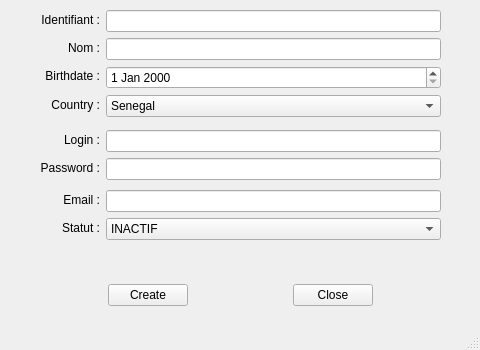
<?xml version="1.0" encoding="UTF-8"?>
<ui version="4.0">
 <class>UIAddClient</class>
 <widget class="QMainWindow" name="UIAddClient">
  <property name="geometry">
   <rect>
    <x>0</x>
    <y>0</y>
    <width>480</width>
    <height>350</height>
   </rect>
  </property>
  <property name="minimumSize">
   <size>
    <width>480</width>
    <height>350</height>
   </size>
  </property>
  <property name="maximumSize">
   <size>
    <width>480</width>
    <height>350</height>
   </size>
  </property>
  <property name="windowTitle">
   <string>Gestion des utilisateurs - Admin : </string>
  </property>
  <widget class="QWidget" name="centralwidget">
   <widget class="QWidget" name="formLayoutWidget">
    <property name="geometry">
     <rect>
      <x>40</x>
      <y>10</y>
      <width>401</width>
      <height>117</height>
     </rect>
    </property>
    <layout class="QFormLayout" name="formLayout">
     <item row="0" column="0">
      <widget class="QLabel" name="labelId">
       <property name="minimumSize">
        <size>
         <width>60</width>
         <height>20</height>
        </size>
       </property>
       <property name="maximumSize">
        <size>
         <width>60</width>
         <height>20</height>
        </size>
       </property>
       <property name="text">
        <string>Identifiant :</string>
       </property>
       <property name="alignment">
        <set>Qt::AlignmentFlag::AlignRight|Qt::AlignmentFlag::AlignTrailing|Qt::AlignmentFlag::AlignVCenter</set>
       </property>
      </widget>
     </item>
     <item row="0" column="1">
      <widget class="QLineEdit" name="lineEditIdentifiant"/>
     </item>
     <item row="1" column="0">
      <widget class="QLabel" name="labelNom">
       <property name="minimumSize">
        <size>
         <width>60</width>
         <height>20</height>
        </size>
       </property>
       <property name="maximumSize">
        <size>
         <width>60</width>
         <height>20</height>
        </size>
       </property>
       <property name="text">
        <string>Nom :</string>
       </property>
       <property name="alignment">
        <set>Qt::AlignmentFlag::AlignRight|Qt::AlignmentFlag::AlignTrailing|Qt::AlignmentFlag::AlignVCenter</set>
       </property>
      </widget>
     </item>
     <item row="1" column="1">
      <widget class="QLineEdit" name="lineEditNom"/>
     </item>
     <item row="2" column="0">
      <widget class="QLabel" name="labelBirthdate">
       <property name="minimumSize">
        <size>
         <width>60</width>
         <height>20</height>
        </size>
       </property>
       <property name="maximumSize">
        <size>
         <width>60</width>
         <height>20</height>
        </size>
       </property>
       <property name="text">
        <string>Birthdate :</string>
       </property>
       <property name="alignment">
        <set>Qt::AlignmentFlag::AlignRight|Qt::AlignmentFlag::AlignTrailing|Qt::AlignmentFlag::AlignVCenter</set>
       </property>
      </widget>
     </item>
     <item row="2" column="1">
      <widget class="QDateEdit" name="dateEditBirthdate"/>
     </item>
     <item row="3" column="0">
      <widget class="QLabel" name="labelCountry">
       <property name="minimumSize">
        <size>
         <width>60</width>
         <height>20</height>
        </size>
       </property>
       <property name="maximumSize">
        <size>
         <width>60</width>
         <height>20</height>
        </size>
       </property>
       <property name="text">
        <string>Country :</string>
       </property>
       <property name="alignment">
        <set>Qt::AlignmentFlag::AlignRight|Qt::AlignmentFlag::AlignTrailing|Qt::AlignmentFlag::AlignVCenter</set>
       </property>
      </widget>
     </item>
     <item row="3" column="1">
      <widget class="QComboBox" name="comboBoxCountry">
       <item>
        <property name="text">
         <string>Senegal</string>
        </property>
       </item>
       <item>
        <property name="text">
         <string>Mali</string>
        </property>
       </item>
       <item>
        <property name="text">
         <string>Ivoiry Coast</string>
        </property>
       </item>
       <item>
        <property name="text">
         <string>Benin</string>
        </property>
       </item>
       <item>
        <property name="text">
         <string>South Africa</string>
        </property>
       </item>
       <item>
        <property name="text">
         <string>Morocco</string>
        </property>
       </item>
       <item>
        <property name="text">
         <string>Niger</string>
        </property>
       </item>
      </widget>
     </item>
    </layout>
   </widget>
   <widget class="QWidget" name="gridLayoutWidget">
    <property name="geometry">
     <rect>
      <x>10</x>
      <y>280</y>
      <width>461</width>
      <height>31</height>
     </rect>
    </property>
    <layout class="QGridLayout" name="gridLayout">
     <item row="0" column="1">
      <widget class="QPushButton" name="pushButtonCreate">
       <property name="text">
        <string>Create</string>
       </property>
      </widget>
     </item>
     <item row="0" column="3">
      <widget class="QPushButton" name="pushButtonClose">
       <property name="text">
        <string>Close</string>
       </property>
      </widget>
     </item>
     <item row="0" column="0">
      <spacer name="horizontalSpacer">
       <property name="orientation">
        <enum>Qt::Orientation::Horizontal</enum>
       </property>
       <property name="sizeHint" stdset="0">
        <size>
         <width>40</width>
         <height>20</height>
        </size>
       </property>
      </spacer>
     </item>
     <item row="0" column="4">
      <spacer name="horizontalSpacerRight">
       <property name="orientation">
        <enum>Qt::Orientation::Horizontal</enum>
       </property>
       <property name="sizeHint" stdset="0">
        <size>
         <width>40</width>
         <height>20</height>
        </size>
       </property>
      </spacer>
     </item>
     <item row="0" column="2">
      <spacer name="horizontalSpacer_2">
       <property name="orientation">
        <enum>Qt::Orientation::Horizontal</enum>
       </property>
       <property name="sizeHint" stdset="0">
        <size>
         <width>40</width>
         <height>20</height>
        </size>
       </property>
      </spacer>
     </item>
    </layout>
   </widget>
   <widget class="QWidget" name="formLayoutWidget_2">
    <property name="geometry">
     <rect>
      <x>40</x>
      <y>130</y>
      <width>401</width>
      <height>56</height>
     </rect>
    </property>
    <layout class="QFormLayout" name="formLayout_credentials">
     <item row="0" column="0">
      <widget class="QLabel" name="labelLogin">
       <property name="minimumSize">
        <size>
         <width>60</width>
         <height>20</height>
        </size>
       </property>
       <property name="maximumSize">
        <size>
         <width>60</width>
         <height>20</height>
        </size>
       </property>
       <property name="text">
        <string>Login :</string>
       </property>
       <property name="alignment">
        <set>Qt::AlignmentFlag::AlignRight|Qt::AlignmentFlag::AlignTrailing|Qt::AlignmentFlag::AlignVCenter</set>
       </property>
      </widget>
     </item>
     <item row="0" column="1">
      <widget class="QLineEdit" name="lineEditLogin"/>
     </item>
     <item row="1" column="0">
      <widget class="QLabel" name="labelPassword">
       <property name="minimumSize">
        <size>
         <width>60</width>
         <height>20</height>
        </size>
       </property>
       <property name="maximumSize">
        <size>
         <width>60</width>
         <height>20</height>
        </size>
       </property>
       <property name="text">
        <string>Password :</string>
       </property>
       <property name="alignment">
        <set>Qt::AlignmentFlag::AlignRight|Qt::AlignmentFlag::AlignTrailing|Qt::AlignmentFlag::AlignVCenter</set>
       </property>
      </widget>
     </item>
     <item row="1" column="1">
      <widget class="QLineEdit" name="lineEditPassword">
       <property name="echoMode">
        <enum>QLineEdit::EchoMode::Password</enum>
       </property>
      </widget>
     </item>
    </layout>
   </widget>
   <widget class="QWidget" name="formLayoutWidget_3">
    <property name="geometry">
     <rect>
      <x>40</x>
      <y>190</y>
      <width>401</width>
      <height>86</height>
     </rect>
    </property>
    <layout class="QFormLayout" name="formLayout_2">
     <item row="0" column="0">
      <widget class="QLabel" name="labelEmail">
       <property name="minimumSize">
        <size>
         <width>60</width>
         <height>20</height>
        </size>
       </property>
       <property name="maximumSize">
        <size>
         <width>60</width>
         <height>20</height>
        </size>
       </property>
       <property name="text">
        <string>Email :</string>
       </property>
       <property name="alignment">
        <set>Qt::AlignmentFlag::AlignRight|Qt::AlignmentFlag::AlignTrailing|Qt::AlignmentFlag::AlignVCenter</set>
       </property>
      </widget>
     </item>
     <item row="0" column="1">
      <widget class="QLineEdit" name="lineEditEmail"/>
     </item>
     <item row="1" column="0">
      <widget class="QLabel" name="labelSatut">
       <property name="minimumSize">
        <size>
         <width>60</width>
         <height>20</height>
        </size>
       </property>
       <property name="maximumSize">
        <size>
         <width>60</width>
         <height>20</height>
        </size>
       </property>
       <property name="text">
        <string>Statut :</string>
       </property>
       <property name="alignment">
        <set>Qt::AlignmentFlag::AlignRight|Qt::AlignmentFlag::AlignTrailing|Qt::AlignmentFlag::AlignVCenter</set>
       </property>
      </widget>
     </item>
     <item row="1" column="1">
      <widget class="QComboBox" name="comboBoxStatut">
       <item>
        <property name="text">
         <string>INACTIF</string>
        </property>
       </item>
       <item>
        <property name="text">
         <string>ACTIF</string>
        </property>
       </item>
      </widget>
     </item>
    </layout>
   </widget>
  </widget>
  <widget class="QMenuBar" name="menubar">
   <property name="geometry">
    <rect>
     <x>0</x>
     <y>0</y>
     <width>480</width>
     <height>21</height>
    </rect>
   </property>
  </widget>
  <widget class="QStatusBar" name="statusbar"/>
 </widget>
 <resources/>
 <connections/>
</ui>
